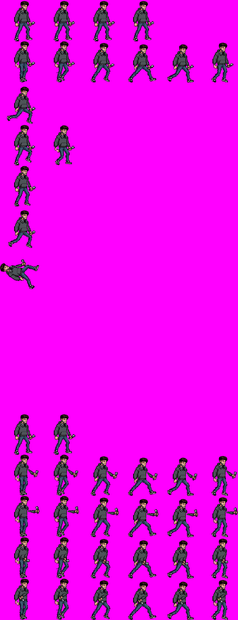
#> input picture assets-sources/heros/apercu-jbm-instrument.png, 238 x 620 px, shrunk from 708 x 1845 before the run, given in place of supporter-1-base.png, which was not available
$ python anime-supporter.py
#> lines starting #> are read from the running program, lines starting #| are printed output that depends on the picture; after the words box and inside, x2 and y2 are one past the last pixel; in counts of white or black regions, pixels touching at a corner belong together; pictures that were not available may be replaced by others from this repository, and a replacement may not be noted
### outils/prepare_instrument.py
"""Remet les sprites « avec instrument » sur leur grille réelle, puis les agrandit au plus proche voisin à ~240 px de haut.

Les fichiers de 1024 px ont des cases de tailles différentes (2, 5, 10 ou 11 px) : on détecte la grille par la position
des contours, on lit le centre de chaque case, puis on agrandit d'un facteur choisi pour que tous les héros fassent
à peu près la même hauteur. Le résultat est l'« espace de travail » où se définissent les gabarits.
"""
import pathlib

import numpy as np
from PIL import Image

RACINE = pathlib.Path(__file__).resolve().parent.parent
SRC = RACINE / 'assets-sources' / 'heros'
# nom : (fichier, taille d'une case dans le fichier, agrandissement de la case en pixels de travail)
SPECS = {
    'tom': ('tom-guitare-base.png', 2.0, 1.0),
    'jbm': ('jbm-instrument-base.png', 10.0, 2.5),
    'jbt': ('jbt-instrument-base.png', 10.0, 2.5),
    'mat': ('mat-instrument-base.png', 11.0, 2.75),
    'jbg': ('jbg-instrument-base.png', 5.0, 1.25),
}


def origine(contours, case):
    """Position (modulo la case) où commencent les cases : là où tombent les contours."""
    pos = np.nonzero(contours)[0] + 1
    return int(np.bincount((np.round(pos % case)).astype(int) % max(1, int(round(case)))).argmax())


# [13 lines left out: function espace_de_travail, not called in this run]


# [19 lines that do not run on import are left out]


def detecte_case(a):
    """Taille d'une case du sprite dans le fichier : la plus grande période où tous les contours s'alignent."""
    rgb = a[..., :3].astype(int)
    d = (np.abs(np.diff(rgb, axis=1)).sum(-1) > 40).sum(0)
    pos = np.arange(len(d))
    meilleure = 2.0
    for t in np.arange(1.5, 12.0, 0.01):
        ang = 2 * np.pi * (pos % t) / t
        if abs((d * np.exp(1j * ang)).sum()) / max(1, d.sum()) > 0.97:
            meilleure = t
    return float(meilleure)


def natif_et_case(chemin):
    """Le sprite remis sur sa grille réelle (un pixel par case), et la taille de case détectée."""
    a = np.array(Image.open(chemin).convert('RGBA'))
    case = detecte_case(a)
    rgb = a[..., :3].astype(int)
    ox = origine((np.abs(np.diff(rgb, axis=1)).sum(-1) > 40).any(0), case)
    oy = origine((np.abs(np.diff(rgb, axis=0)).sum(-1) > 40).any(1), case)
    ny, nx = int((a.shape[0] - oy) // case), int((a.shape[1] - ox) // case)
    ys = np.clip((oy + (np.arange(ny) + 0.5) * case).astype(int), 0, a.shape[0] - 1)
    xs = np.clip((ox + (np.arange(nx) + 0.5) * case).astype(int), 0, a.shape[1] - 1)
    return a[np.ix_(ys, xs)], case

### outils/anime_commun.py
"""Ce que partagent les animations faites à la main (outils/anime-*.py) : un sprite remis sur sa grille, découpé en
calques que l'on décale, fait tourner ou incline, puis la planche au format de l'export « Pour le jeu » de Depix.

Aucun pixel n'est redessiné : un membre tourne au plus proche voisin, une jambe se décale ligne à ligne (sans trou),
le haut du corps s'incline ligne à ligne ; les petits vides sont comblés par la couleur voisine.
"""
import json
import math
import pathlib
import sys

import numpy as np
from PIL import Image

sys.path.insert(0, str(pathlib.Path(__file__).resolve().parent))
from prepare_instrument import natif_et_case

SRC = pathlib.Path(__file__).resolve().parent.parent / 'assets-sources' / 'ennemis'
MARGE = 24  # autour du sprite, pour les bras levés et le recul


def sprite(type_, n=1):
    """assets-sources/ennemis/<type>-<n>-base.png remis sur sa grille réelle, recadré sur sa silhouette."""
    nat, _ = natif_et_case(SRC / f'{type_}-{n}-base.png')
    ys, xs = np.nonzero(nat[..., 3])
    return nat[ys.min() : ys.max() + 1, xs.min() : xs.max() + 1]


def voisins(m):
    """Les pixels qui touchent le masque (4 voisins)."""
    v = np.zeros_like(m)
    v[1:] |= m[:-1]
    v[:-1] |= m[1:]
    v[:, 1:] |= m[:, :-1]
    v[:, :-1] |= m[:, 1:]
    return v


def pose_sur(toile, calque, dx=0, dy=0):
    """Pose un calque (RGBA) décalé sur la toile : les pixels opaques écrasent."""
    h, w = calque.shape[:2]
    ys, xs = np.nonzero(calque[..., 3])
    ys2, xs2 = ys + dy + MARGE, xs + dx + MARGE
    bon = (ys2 >= 0) & (ys2 < toile.shape[0]) & (xs2 >= 0) & (xs2 < toile.shape[1])
    toile[ys2[bon], xs2[bon]] = calque[ys[bon], xs[bon]]


# [16 lines left out: function tourne, not called in this run]


def jambe(calque, avance, leve, hanche, genou, cheville):
    """La jambe décalée ligne à ligne depuis la hanche : le pied avance de `avance` pixels (vers la droite) et monte de `leve`."""
    h, w = calque.shape[:2]
    sortie = np.zeros_like(calque)
    for y in range(hanche, h):
        t = min(1.0, (y - hanche) / (cheville - hanche)) ** 1.3
        dx = round(avance * t)
        dy = -round(leve * min(1.0, max(0.0, (y - genou) / (cheville - genou)) ** 1.2))
        ligne = calque[y]
        for x in np.nonzero(ligne[:, 3])[0]:
            if 0 <= x + dx < w and 0 <= y + dy < h:
                sortie[y + dy, x + dx] = ligne[x]
    return sortie


def pas(u, amplitude=10.0, hauteur=9.0):
    """Une jambe à la phase u du cycle (0 : le talon se pose, devant) : appui jusqu'à 0,5 (le pied recule), puis le pas (le pied revient en se levant)."""
    u %= 1.0
    if u < 0.5:
        return amplitude * (1 - 4 * u), 0.0
    v = (u - 0.5) * 2
    return -amplitude * math.cos(math.pi * v), hauteur * math.sin(math.pi * v)


def nettoie(toile):
    """Retire les pixels isolés (aucun voisin opaque) et les petits îlots de moins de 6 pixels."""
    op = toile[..., 3] > 0
    vu = np.zeros_like(op)
    h, w = op.shape
    for y0, x0 in zip(*np.nonzero(op)):
        if vu[y0, x0]:
            continue
        groupe, pile = [], [(y0, x0)]
        vu[y0, x0] = True
        while pile:
            y, x = pile.pop()
            groupe.append((y, x))
            for ny, nx in ((y + 1, x), (y - 1, x), (y, x + 1), (y, x - 1)):
                if 0 <= ny < h and 0 <= nx < w and op[ny, nx] and not vu[ny, nx]:
                    vu[ny, nx] = True
                    pile.append((ny, nx))
        if len(groupe) < 6:
            for y, x in groupe:
                toile[y, x] = 0
    return toile


def comble_entrejambe(toile, hanche):
    """Les petits vides d'une ou deux cases entre les jambes, sous le ventre, reprennent la couleur de leur voisin de gauche."""
    for y in range(hanche + MARGE, hanche + MARGE + 22):
        ligne = toile[y]
        pleins = np.nonzero(ligne[:, 3])[0]
        if len(pleins) < 2:
            continue
        for x in range(pleins.min(), pleins.max()):
            if ligne[x, 3] == 0:
                fin = next((k for k in range(x, min(x + 4, ligne.shape[0])) if ligne[k, 3]), None)
                if fin is not None and ligne[x - 1, 3]:
                    ligne[x : fin] = ligne[x - 1]


def incline(toile, penche):
    """Le haut du corps recule en bloc (ligne à ligne, aucun trou), les pieds restent au sol."""
    sortie = np.zeros_like(toile)
    bas = toile.shape[0] - MARGE
    for y in range(toile.shape[0]):
        dx = -round(penche * (max(0.0, bas - y) / bas) ** 1.4)
        ligne = toile[y]
        xs = np.nonzero(ligne[:, 3])[0]
        ok = (xs + dx >= 0) & (xs + dx < toile.shape[1])
        sortie[y, xs[ok] + dx] = ligne[xs[ok]]
    return sortie


def ecrit_planche(type_, anims, regard='droite', n=1):
    """<type>-<n>-anim.png (une ligne par animation) et <type>-<n>-anim.json ; anims : [(nom, images, images par seconde)]."""
    fh, fw = anims[0][1][0].shape[:2]
    planche = np.zeros((fh * len(anims), fw * max(len(ims) for _, ims, _ in anims), 4), np.uint8)
    meta = []
    for r, (nom, ims, fps) in enumerate(anims):
        for c, im in enumerate(ims):
            planche[r * fh : (r + 1) * fh, c * fw : (c + 1) * fw] = im
        meta.append({'name': nom, 'row': r, 'frames': len(ims), 'fps': fps})
    Image.fromarray(planche).save(SRC / f'{type_}-{n}-anim.png')
    (SRC / f'{type_}-{n}-anim.json').write_text(
        json.dumps({'frameWidth': fw, 'frameHeight': fh, 'animations': meta, 'regard': regard}, ensure_ascii=False) + '\n'
    )
    print(f'{type_}-{n}-anim.png : {fw} x {fh} par image, {[(a, len(i)) for a, i, _ in anims]}')


CORPS, BRAS, VALISE, JAMBE_AR, JAMBE_AV = range(5)


class Calques:
    """Un personnage découpé (voir anime-passagers.py) : `zones(xx, yy, op)` donne les masques du bras, de la valise, et la séparation des jambes."""

    # [34 lines left out: functions __init__, image, not called in this run]

### outils/anime-supporter.py
#!/usr/bin/env python3
"""Les animations du supporter de l'OM (Marseille), faites à la main (sans Depix) à partir de son sprite.

Usage : python3 outils/anime-supporter.py      (Pillow et numpy requis)

Entrée  : assets-sources/ennemis/supporter-1-base.png (tourné vers la droite, les mains en « L » devant le visage)
Sorties : assets-sources/ennemis/supporter-1-anim.png et supporter-1-anim.json (voir anime_commun.py)

Le geste des mains est ce qui le rend reconnaissable : les deux avant-bras et les mains forment un seul bloc, qui monte
et descend en rythme (il chante), sans tourner. Le corps (tête, maillot, épaules) suit le pas en descendant d'un ou deux
pixels ; les deux jambes, la jambe arrière tendue et la jambe avant fléchie, se décalent ligne à ligne depuis le short.
Sous les mains qui montent, le maillot (ou le cou) reprend la couleur du pixel du corps juste en dessous.
"""
import math
import pathlib
import sys

import numpy as np

sys.path.insert(0, str(pathlib.Path(__file__).resolve().parent))
from anime_commun import MARGE, comble_entrejambe, ecrit_planche, incline, jambe, nettoie, pas, pose_sur, sprite, voisins

CORPS, MAINS, JAMBE_AR, JAMBE_AV = range(4)
HANCHE, GENOU, CHEVILLE = 100, 135, 170


def decoupe(nat):
    """L'étiquette de chaque pixel : corps, mains (avant-bras compris), jambe arrière (à gauche), jambe avant (à droite)."""
    h, w = nat.shape[:2]
    op = nat[..., 3] > 0
    r, g, b = (nat[..., i].astype(int) for i in range(3))
    lum = (r * 3 + g * 6 + b) // 10
    yy, xx = np.mgrid[0:h, 0:w]
    peau = (r > g + 8) & (r > b + 25) & (r > 120)
    lab = np.zeros((h, w), int)
    # les mains et les avant-bras : la peau devant le visage (hors joue et menton) et devant le maillot
    zone = ((xx >= 71) & (yy >= 24)) | ((xx >= 63) & (yy >= 35)) | ((xx >= 33) & (yy >= 50))
    lab[op & peau & zone & (yy <= 78)] = MAINS
    for _ in range(2):
        lab[voisins(lab == MAINS) & op & (lum < 60) & (lab == CORPS) & zone & (yy <= 80)] = MAINS
    # les jambes, short compris : la séparation suit le bord de la jambe avant du short, en biais
    separation = np.interp(yy, [HANCHE, 130, h], [40, 50, 48])
    jambes = op & (yy >= HANCHE) & (lab == CORPS)
    lab[jambes & (xx < separation)] = JAMBE_AR
    lab[jambes & (xx >= separation)] = JAMBE_AV
    return lab


def remplit_corps(nat, lab):
    """Le corps sans les mains : chaque pixel qu'elles cachaient prend la couleur du premier pixel du corps juste en dessous."""
    corps = nat.copy()
    corps[lab != CORPS] = 0
    h = nat.shape[0]
    for y, x in zip(*np.nonzero(lab == MAINS)):
        dessous = next((k for k in range(y + 1, min(h, y + 8)) if lab[k, x] == CORPS and nat[k, x, 3]), None)
        if dessous is not None:
            corps[y, x] = nat[dessous, x]
    return corps


class Supporter:
    def __init__(self):
        self.nat = sprite('supporter')
#> in natif_et_case, a is the input picture: shape (620, 238, 4); mean R, G, B, A 232.5, 6.7, 233, 255
#> in detecte_case, `d = (np.abs(np.diff(rgb, axis=1)).sum(-1) > 40).sum(0)`: d = 237 values, max 357 at index 26, min 0 at index 40, mean 75.6
#> in detecte_case, `pos = np.arange(len(d))`: pos = 237 values from 0 to 236
#> in natif_et_case, `case = detecte_case(a)`: case = 2
#> in origine, `pos = np.nonzero(contours)[0] + 1`: pos = 190 values from 1 to 237
#> in natif_et_case, `ox = origine((np.abs(np.diff(rgb, axis=1)).sum(-1) > 40).any(0), case)`: ox = 1
#> in natif_et_case, `oy = origine((np.abs(np.diff(rgb, axis=0)).sum(-1) > 40).any(1), case)`: oy = 0
#> in natif_et_case, `ny, nx = int((a.shape[0] - oy) // case), int((a.shape[1] - ox) // case)`: ny = 310; nx = 118
#> in natif_et_case, `ys = np.clip((oy + (np.arange(ny) + 0.5) * case).astype(int), 0, a.sha..`: ys = 310 values from 1 to 619
#> in natif_et_case, `xs = np.clip((ox + (np.arange(nx) + 0.5) * case).astype(int), 0, a.sha..`: xs = 118 values from 2 to 236
        self.lab = decoupe(self.nat)
#> in decoupe, `op = nat[..., 3] > 0`: op: shape (310, 118) bool; every value is 1
#> in decoupe, `r, g, b = (nat[..., i].astype(int) for i in range(3))`: g: shape (310, 118) int64; 177 distinct labels, from 0 to 196
#> in decoupe, `peau = (r > g + 8) & (r > b + 25) & (r > 120)`:
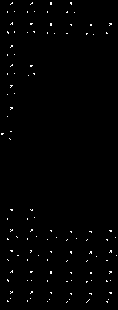
#> peau: shape (310, 118) bool; 0.89% white in thin lines or dots
#> in decoupe, `separation = np.interp(yy, [HANCHE, 130, h], [40, 50, 48])`: yy: shape (310, 118) int64; 310 distinct labels, from 0 to 309
#> in decoupe, `jambes = op & (yy >= HANCHE) & (lab == CORPS)`: jambes: shape (310, 118) bool; 67.7% white; 1 black region, box (x1, y1, x2, y2) and area: (0, 0, 118, 100) 11800
        self.corps = remplit_corps(self.nat, self.lab)
        self.c = {}
        for i in (MAINS, JAMBE_AR, JAMBE_AV):
            c = self.nat.copy()
            c[self.lab != i] = 0
            self.c[i] = c
        self.h, self.w = self.nat.shape[:2]

    def image(self, bob=0, mains=0, ja=(0, 0), jv=(0, 0), penche=0.0):
        """bob = descente du corps (px), mains = montée des mains (px), ja / jv = (avance, lève) de chaque pied, penche = recul du buste (px)."""
        toile = np.zeros((self.h + 2 * MARGE, self.w + 2 * MARGE, 4), np.uint8)
        pose_sur(toile, jambe(self.c[JAMBE_AR], *ja, HANCHE, GENOU, CHEVILLE))
        pose_sur(toile, jambe(self.c[JAMBE_AV], *jv, HANCHE, GENOU, CHEVILLE))
        pose_sur(toile, self.corps, 0, bob)
        pose_sur(toile, self.c[MAINS], 0, bob - mains)
        comble_entrejambe(toile, HANCHE)
        if penche:
            toile = incline(toile, penche)
        return nettoie(toile)


def animations(s):
    # repos : il chante, le corps rebondit et les mains montent au temps fort
    repos = [s.image(bob=d, mains=m) for d, m in [(0, 0), (1, 2), (2, 4), (1, 2)]]
    # marche : six images, les pieds en opposition ; les mains montent à chaque pas
    marche = []
    for i in range(6):
        u = i / 6
        (av, lv), (ar, lr) = pas(u, 7.0, 7.0), pas(u + 0.5, 7.0, 7.0)
        bob = round(2 * abs(math.cos(2 * math.pi * u)))
        marche.append(s.image(bob=bob, mains=round(3 * abs(math.sin(2 * math.pi * u))), ja=(ar, lr), jv=(av, lv)))
    # attaque : il se ramasse, puis se jette en avant les mains en l'air (il lance), et revient
    attaque = [
        s.image(bob=3, mains=-2, penche=3),
        s.image(bob=1, mains=6, penche=-6, jv=(4, 0)),
        s.image(mains=9, penche=-9, jv=(6, 0), ja=(-3, 0)),
        s.image(mains=4, penche=-3, jv=(2, 0)),
    ]
    # touché : le buste part en arrière, les mains retombent, puis il se redresse
    touche = [
        s.image(bob=2, mains=-3, penche=12, ja=(-3, 0), jv=(3, 0)),
        s.image(bob=1, mains=-1, penche=7),
        s.image(penche=2),
    ]
    return [('repos', repos, 6), ('marche', marche, 8), ('attaque', attaque, 10), ('touche', touche, 8)]


def main():
    ecrit_planche('supporter', animations(Supporter()))
#> in __init__, `self.lab = decoupe(self.nat)`:
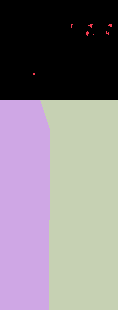
#> self.lab: shape (310, 118) int64; 4 distinct labels, from 0 to 3; one colour per label, 0 black
#> the loop in remplit_corps, `for y, x in zip(*np.nonzero(lab == MAINS)):` made 46 passes
#> (y, x, dessous) on passes 1 to 12: (24, 71, 28), (24, 72, 25), (24, 90, 27), (24, 91, 28), (24, 92, 25), (24, 109, 26), (24, 110, 27), (24, 111, 27), (25, 71, 28), (25, 88, 26), (25, 89, 26), (25, 90, 27)
#> after the loop in remplit_corps, `for y, x in zip(*np.nonzero(lab == MAINS)):`:
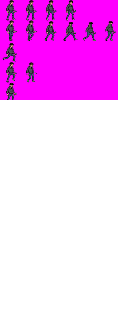
#> corps: shape (310, 118, 4); mean of channels 0, 1, 2, 3 74.6, 2.3, 74.8, 82.3; transparent parts drawn white
#> after the loop in __init__, `for i in (MAINS, JAMBE_AR, JAMBE_AV):`:
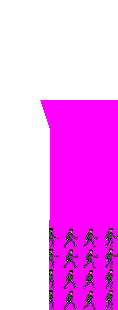
#> c: shape (310, 118, 4); mean of channels 0, 1, 2, 3 93.4, 2.3, 93.6, 101.2; transparent parts drawn white
#> after the loop in __init__, `for i in (MAINS, JAMBE_AR, JAMBE_AV):`: self.c = 3 items
#> after the loop in jambe, `for y in range(hanche, h):`:
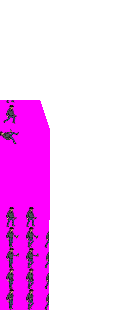
#> sortie: shape (310, 118, 4); mean of channels 0, 1, 2, 3 64.3, 2.1, 64.5, 71.6; transparent parts drawn white
#> in pose_sur, `h, w = calque.shape[:2]`: h = 310; w = 118
#> in pose_sur, `ys, xs = np.nonzero(calque[..., 3])`: ys = 10265 values from 100 to 309; xs = 10265 values, max 49 at index 1304, min 0 at index 0, mean 23.98
#> in pose_sur, `ys2, xs2 = ys + dy + MARGE, xs + dx + MARGE`: ys2 = 10265 values from 124 to 333; xs2 = 10265 values, max 73 at index 1304, min 24 at index 0, mean 47.98
#> in pose_sur (call 3), `toile[ys2[bon], xs2[bon]] = calque[ys[bon], xs[bon]]`: toile: shape (358, 166, 4); mean of channels 0, 1, 2, 3 143, 4.1, 143.3, 157
#> in pose_sur (call 4), `toile[ys2[bon], xs2[bon]] = calque[ys[bon], xs[bon]]`: toile: shape (358, 166, 4); mean of channels 0, 1, 2, 3 143, 4.2, 143.3, 157
#> in nettoie, `op = toile[..., 3] > 0`: op: shape (358, 166) bool; 61.6% white; 1 black region, box (x1, y1, x2, y2) and area: (0, 0, 166, 358) 22848
#> the loop in nettoie, `for y0, x0 in zip(*np.nonzero(op)):` made 36580 passes
#> in image (call 2), `toile = np.zeros((self.h + 2 * MARGE, self.w + 2 * MARGE, 4), np.uint8)`: toile: shape (358, 166, 4); every value is 0
#> in pose_sur (call 7), `toile[ys2[bon], xs2[bon]] = calque[ys[bon], xs[bon]]`: toile: shape (358, 166, 4); mean of channels 0, 1, 2, 3 142.5, 4.1, 142.8, 156.5
#> in pose_sur (call 8), `toile[ys2[bon], xs2[bon]] = calque[ys[bon], xs[bon]]`: toile: shape (358, 166, 4); mean of channels 0, 1, 2, 3 142.5, 4.2, 142.8, 156.5
#> in nettoie (call 2), `op = toile[..., 3] > 0`: op: shape (358, 166) bool; 61.4% white; 1 black region, box (x1, y1, x2, y2) and area: (0, 0, 166, 358) 22966
#> in pose_sur (call 11), `toile[ys2[bon], xs2[bon]] = calque[ys[bon], xs[bon]]`: toile: shape (358, 166, 4); mean of channels 0, 1, 2, 3 142, 4.1, 142.3, 155.9
#> in pose_sur (call 12), `toile[ys2[bon], xs2[bon]] = calque[ys[bon], xs[bon]]`: toile: shape (358, 166, 4); mean of channels 0, 1, 2, 3 142, 4.2, 142.3, 155.9
#> in nettoie (call 3), `op = toile[..., 3] > 0`: op: shape (358, 166) bool; 61.2% white; 1 black region, box (x1, y1, x2, y2) and area: (0, 0, 166, 358) 23084
#> in image (call 11), `pose_sur(toile, self.corps, 0, bob)`: toile: shape (358, 166, 4); mean of channels 0, 1, 2, 3 141.5, 4.1, 141.8, 155.4
#> in image (call 11), `pose_sur(toile, self.c[MAINS], 0, bob - mains)`: toile: shape (358, 166, 4); mean of channels 0, 1, 2, 3 141.5, 4.1, 141.8, 155.4
#> in nettoie (call 11), `op = toile[..., 3] > 0`: op: shape (358, 166) bool; 61% white; 1 black region, box (x1, y1, x2, y2) and area: (0, 0, 166, 358) 23202
#> in image (call 12), `pose_sur(toile, self.corps, 0, bob)`: toile: shape (358, 166, 4); mean of channels 0, 1, 2, 3 139.6, 4.1, 140, 153.5
#> in image (call 12), `pose_sur(toile, self.c[MAINS], 0, bob - mains)`: toile: shape (358, 166, 4); mean of channels 0, 1, 2, 3 139.5, 4.2, 139.9, 153.5
#> in image (call 12), `comble_entrejambe(toile, HANCHE)`: toile: shape (358, 166, 4); mean of channels 0, 1, 2, 3 139.6, 4.2, 139.9, 153.6
#> in nettoie (call 12), `op = toile[..., 3] > 0`:
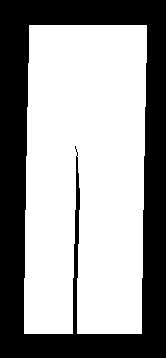
#> op: shape (358, 166) bool; 60.2% white; 1 black region, box (x1, y1, x2, y2) and area: (0, 0, 166, 358) 23638
#> in image (call 13), `pose_sur(toile, jambe(self.c[JAMBE_AR], *ja, HANCHE, GENOU, CHEVILLE))`: toile: shape (358, 166, 4); mean of channels 0, 1, 2, 3 37.4, 1.3, 37.5, 41.9
#> in image (call 13), `pose_sur(toile, self.corps, 0, bob)`:
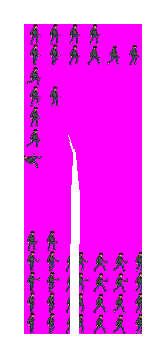
#> toile: shape (358, 166, 4); mean of channels 0, 1, 2, 3 136.6, 4.1, 137, 150.4; transparent parts drawn white
#> in image (call 13), `pose_sur(toile, self.c[MAINS], 0, bob - mains)`: toile: shape (358, 166, 4); 0.08% of pixels changed, all inside (x1, y1, x2, y2) = (57, 39, 136, 90)
#> the loop in ecrit_planche, `for r, (nom, ims, fps) in enumerate(anims):` made 4 passes
#> (nom, fps) on passes 1 to 4: ('repos', 6), ('marche', 8), ('attaque', 10), ('touche', 8)
#| supporter-1-anim.png : 166 x 358 par image, [('repos', 4), ('marche', 6), ('attaque', 4), ('touche', 3)]


if __name__ == '__main__':
    main()
